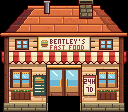

Below is a game level as drawn by its tile map, then a one-line description and the .tmx file that defines it, in full:
An orthogonal 8x7 tile map with 16x16 px tiles, 2 tile layers (Buildings, Front).

<map version="1.10" tiledversion="1.10.2" orientation="orthogonal" renderorder="right-down" width="8" height="7" tilewidth="16" tileheight="16" infinite="0" nextlayerid="3" nextobjectid="1">
 <tileset firstgid="1" name="z_BentleyRestaurantExterior" tilewidth="16" tileheight="16" tilecount="56" columns="8">
  <image source="z_BentleyRestaurantExterior.png" width="128" height="112" />
 </tileset>
 <layer id="1" name="Buildings" width="8" height="7">
  <data encoding="csv">
0,2,3,4,5,6,7,0,
9,10,11,12,13,14,15,16,
17,18,19,20,21,22,23,24,
25,26,27,28,29,30,31,32,
33,34,35,36,37,38,39,40,
41,42,43,44,45,46,47,48,
49,50,51,0,0,54,55,56
</data>
 </layer>
 <layer id="2" name="Front" width="8" height="7">
  <data encoding="csv">
0,0,0,0,0,0,0,0,
0,0,0,0,0,0,0,0,
0,0,0,0,0,0,0,0,
0,0,0,0,0,0,0,0,
0,0,0,0,0,0,0,0,
0,0,0,0,0,0,0,0,
0,0,0,0,0,0,0,0
</data>
 </layer>
</map>
